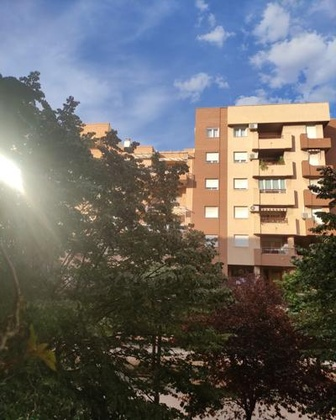
%> input picture HarrisStephenPoints/ownpictures/ownpicturef1.jpg, 336 x 420 px, shrunk from 400 x 500 before the run
$ octave --eval "result = Harris(imread('ownpictures/ownpicturef1.jpg'));"   (GNU Octave 9; MATLAB toolbox functions it lacks are replaced by stand-ins)
%> lines starting %> are read from the running program, lines starting %| are printed output that depends on the picture; in (x1, y1, x2, y2) boxes, pixels count from 0 and x2, y2 are one past the last pixel; in counts of white or black regions, pixels touching at a corner belong together; the program's own positions count from 1
function esquinas = Harris(I)
% HARRIS Computa las esquinas de Harris
%
%   ESQUINAS = HARRIS(I) devuelve un objeto cornerPoints, ESQUINAS,
%   conteniendo información sobre los puntos característicos detectados en
%   una imagen de grises 2-D, I, usando el algoritmo de Harris-Stephens.

I2 = im2single(I); % Por compatibilidad con algoritmo de Matlab.

% Computar los gradientes horizontales y verticales de la imagen
%convolucionar con un filtro de gradientes
%[-1 0 1]
% COMPLETAR AQUI
Fghorizontal=[-1 0 1];
Fgvertical=[-1 0 1]';
Ix = imfilter(I2,Fghorizontal); %gradientes horizontales
Iy = imfilter(I2,Fgvertical);%gradientes verticales
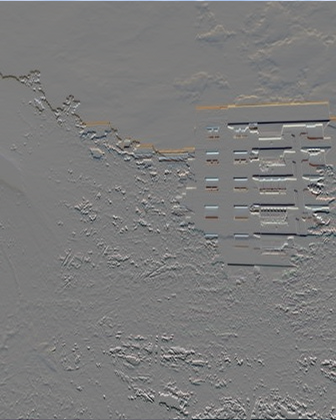
%> Iy: size 420x336x3 single; mean R, G, B -0.000222, -0.00058, -0.0012; drawn with min black and max white
%gradientes horizontales, fronteras verticales
%gradientes verticales, fronteras horizontales
% HASTA AQUI

figure;
subplot(1,2,1); imshow(Ix,[]); colorbar; title('gradientes horizontales');
subplot(1,2,2); imshow(Iy,[]); colorbar; title('gradientes verticales');
truesize
%Hasta aquí está bien porque estas figuras son correctas


%Matriz de los momentos de segundo orden
%Sumatoria de gradientes en IX^2, Sumatoria IxIY, Sumatoria de gradientes
%IxIy, Sumatoria IY^2
%Primero calculas IX^2 IXIY e IY^2 para cada uno de los pixeles y ahora
%multiplicas por una gaussiana.
%A[i,j] es Sumatoria de Ix^2,
%B[i,j] es Sumatoria de IxIy
%C[i,j] es Sumatoria de Iy^2
% Calcular A, B, C (H = [ A C; C B]);
% COMPLETAR AQUI
%A = sum(Ix^2); Así da error así que no puede ser
%B = sum(Iy^2);
%C = sum(Ix*Iy);

%A = sum(Ix.^2,'all'); %Con esto ahora si son numeros pero me sale una imagen
%B = sum(Iy.^2,'all'); %completamente verde
%C = sum(Ix.*Iy,'all');

%A = sum(Ix.^2); %Con esto la imagen solo tiene una fila
%B = sum(Iy.^2);
%C = sum(Ix.*Iy);

A =(Ix.^2); %Esto parece ser lo correcto
B =(Iy.^2);
C =(Ix.*Iy);
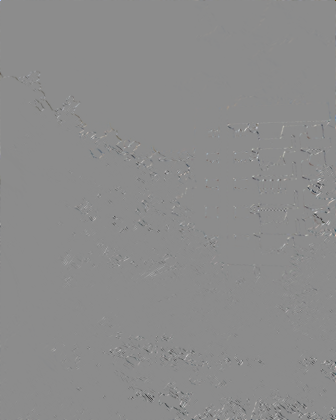
%> C: size 420x336x3 single; mean R, G, B -0.000434, -0.000429, -0.000455; drawn with min black and max white

% HASTA AQUI

% Crear un filtro gausiano 5x5 con desv. 5/3.
filtroGausiano = fspecial('gaussian', 5, 5/3);

% Filtrar A, B, C con dicho filtro
A = imfilter(A, filtroGausiano, 'replicate');
B = imfilter(B, filtroGausiano, 'replicate');
C = imfilter(C, filtroGausiano, 'replicate');

% Calcular la métrica de Harris
% COMPLETAR AQUI
%Traza (A+C) suma diagonal principal
%determinante producto diagonal * antidiagonal
%Se puede calcular para todos los píxeles a la vez
%R para todos los píxeles

detH = (A.*B)-(C.*C);  % determinante de H
trH = A+C; % traza de H
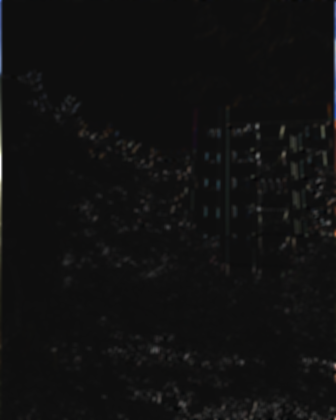
%> trH: size 420x336x3 single; mean R, G, B 0.00768, 0.0076, 0.0075; drawn with min black and max white
k = 0.04; % k
R = detH-(k.*trH.^2); % determinante de H - k * cuadrado de la traza de H;
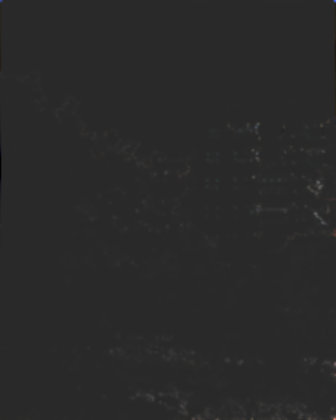
%> R: size 420x336x3 single; mean R, G, B 0.000173, 0.000159, 0.000147; drawn with min black and max white

%Así no es porque hay cuentas que
%no se pueden hacer y no tiene sentido tampoco:
%detH = (A*B)-(C*C);  % determinante de H
%trH = A+C; % traza de H
%k = 0.04; % k
%R = detH-(k*trH^2) % determinante de H - k * cuadrado de la traza de H;
% HASTA AQUI

figure; subplot(1,2,1); imagesc(R); axis image; colormap(jet); colorbar; title('Métrica de Harris');

% Umbralización. Ponemos a 0 los pixels menores que un umbral (1% del
% máximo valor de la métrica)
%El resultado es un mapa de intensidades
%todo lo que esté por debajo de un 1% del máximo no es una esquina
umbral = 0.01 * max(R(:));
%> umbral = 0.000826
% COMPLETAR AQUI
R(R < umbral) = 0;
%Lo debemos poner a 0
% HASTA AQUI

subplot(1,2,2); imagesc(R);  axis image; colormap(jet); colorbar;  title('Métrica de Harris umbralizada');
truesize;
%Esta figura sale mal así que algo es incorrecto
%La esquina estará donde tenga la máxima respuesta en el entorno local
% Supresión de no máximos en regiones con radio 1 (región 3x3)
% Devuelve la lista de posiciones de puntos que son máximos locales
pos = SuprimirNoMaximos(R, 1);%el 1 es el radio

% Seleccionar los valores de la métrica en las posiciones de pos
posMetrica = R(sub2ind(size(I),pos(:,1), pos(:,2)));

%Devolver las esquinas, objeto vector de puntos con la posición del punto y la
%respuesta para este punto.
%posMetrica es R de esos puntos máximos
% Poner la salida como un objeto cornerPoints.
esquinas = cornerPoints([pos(:,2), pos(:,1)], 'Metric', posMetrica);
%todas posiciones x, todas posiciones y y su valor

%figure; subplot(1,2,1); imagesc(posMetrica); axis image; colormap(jet); colorbar; title('Métrica de Harris 2');
%esto es una linea así que no se comprobar cuando estoy eliminando bien los
%no máximos
end


function resultado = maximoLocal(R, y, x, radio)
% MAXIMOLOCAL comprueba si un punto es máximo local
%
%   RESULTADO = MAXIMOLOCAL(METRICA, Y, X, RADIO) devuelve si el punto
%   (Y,X), en la matriz METRICA es un máximo local en un entorno cuadrado
%   de lado 2*RADIO+1 alrededor del punto (Y,X).

entorno = R(y-radio:y+radio,x-radio:x+radio);
%trozo de r centrado en ese punto
[~,p] = max(entorno(:));
%máximo devuelve el máximo y la posición pero si lo aplicas a una matriz da
%el máximo por cada columna y tu no quieres eso, si lo aplicas otra vez
%puedes saber cual es el máximo pero tu lo que quieres es la posición así
%que hay que hacer un proceso largo.
% será máximo local si la posición del máximo del entorno coincide con la posición del punto central

%en lugar de eso coges la matriz como si fuera un vector y calculas el
%máximo y la posición
%El máximo está en el centro si la posición p es =5
resultado = p == sub2ind([2*radio+1,2*radio+1],radio+1,radio+1);
%esto lo que comprueba es que el máximo esté en el centro
%5 es para matrices 3*3 (radio del entorno 1, pero en general es (x=r+1,y=r+1)
%sub2ind calcula el índice como si fuese un vector a partir del tamaño de
%la matriz (2r+1) y la posición (r+1,r+1).

%Devuelve true si es un máximo local y false si no
end

%Se recorre toda la imagen y suponemos un entorno de +-1
%Creas una imagen nueva con lo que puede ser máximos, la vas recorriendo y
%de entre los candidatos a máximos miras si es un máximo local. Si es un
%máximo local conservas ese pixel pero además tienes que eliminar los no
%máximos locales (a 1 pixel de distancia).
function posiciones = SuprimirNoMaximos(R, radio)
%> called with radio = 1
% SUPRIMIRNOMAXIMOS suprime los no máximos
%
% POSICIONES = SUPRIMIRNOMAXIMOS(R, RADIO) devuelve la lista de
% posiciones (Y,X) de los píxeles de la matriz R que son máximos
% en un entorno cuadrado de lado 2*RADIO+1

% Inicialmente los candidatos son los que tienen un valor de métrica
% distinto de cero.
maximos = (R ~= 0);

% Si miras alrededor de los bordes de la imagen resultará en error así que
% consideras que ahí no hay esquinas
% No consideraremos los puntos en los bordes de la imagen por lo que los pondremos a false.
%No se encoge la imagen, se suprimen los valores (0=false).
maximos(1:radio,:) = false;
%> maximos: size 420x336x3 logical; mean R, G, B 0.0577, 0.0555, 0.0536
maximos(end-radio+1:end,:) = false;
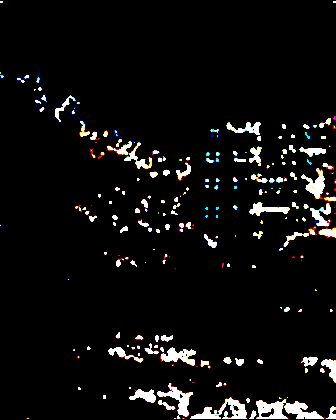
%> maximos: size 420x336x3 logical; mean R, G, B 0.0567, 0.0545, 0.0527
maximos(:,1:radio) = false;
%> maximos: size 420x336x3 logical; under 0.01% of pixels changed, all inside (x1, y1, x2, y2) = (0, 1, 1, 226)
maximos(:,end-radio+1:end) = false;
%> maximos: size 420x336x3 logical; mean R, G, B 0.0567, 0.0545, 0.0525


for y=1:size(R,1)
    for x=1:size(R,2)
        if maximos(y,x) % == true % Considerar sólo los píxeles candidatos
            if maximoLocal(R, y, x, radio)%dice si un determinado punto es máximo o no
                % Poner a false el entorno (menos el pixel considerado, el centro)
                % COMPLETAR AQUI
                %Pones a 0 todo e cuadrito primero y el punto central a 1
                %después
                %R(y,x)=1;%Si lo dejo con solo esto así parece salir bien pero no estoy eliminando los
                         %no máximos locales

                %R(y,x)=true; %esto también parece funcionar
                %R(2,2)=1; % x tiene tamaño 48 e y 88 así que pues no
                          % tiene sentido
                          %tampoco entiendo esos valores porque según yo
                          %entiendo size si R tiene tamaño 500 x 400
                          %y debería ser 500 y x 400 pero no es lo que dice
                          %matlab al lanzar el debug

                %R(y+1,x+1)=0; %tambien parece funcionar esto pero carece de sentido
                %R(y+1,x)=0;
                %R(y,x+1)=0;
                %R(y-1,x-1)=0; %tambien parece funcionar esto pero carece de sentido
                %R(y-1,x)=0;
                %R(y,x-1)=0;
                %R(y-1,x+1)=0; %tambien parece funcionar esto pero carece de sentido
                %R(y-1,x+1)=0;
                %R(y+1,x-1)=0;
                %R(y,x)=1;

                %Parece que ponga lo que ponga aquí no me está afectando al
                %resultado final...

                maximos(y+1:y+radio,x+1:x+radio)=0;
                maximos(y-1:y-radio,x-1:x-radio)=0;
                maximos(y,x)=true; %Esto es correcto pero debo poner a 0 el entorno


            else
                % El pixel no es un máximo local
                maximos(y,x) = false;
            end
        end
    end
end
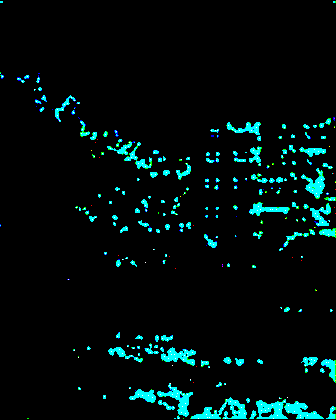
%> maximos: size 420x336x3 logical; mean R, G, B 0.00291, 0.0545, 0.0525

% Encontrar y devolver las posiciones a true
%devuelves el vector de puntos que has encontrado
[posicionesy, posicionesx] = find(maximos);
%> posicionesy = 15503 values from 2 to 419; posicionesx = 15503 values from 3 to 1007
posiciones = [posicionesy, posicionesx] ;

end

%Comparar la utilización de esta función con detect Harris features en el
%script de los panoramas
%Voluntario, alinear las imágenes rusas con la técnica de homografía de panoramas
%> in Harris, `esquinas = cornerPoints([pos(:,2), pos(:,1)], 'Metric', posMetrica);`: esquinas = 15503 points; strongest (x, y): (3, 77), (19, 79), (23, 82), (28, 77), (35, 90)
%> `result = Harris(imread('ownpictures/ownpicturef1.jpg'));`:
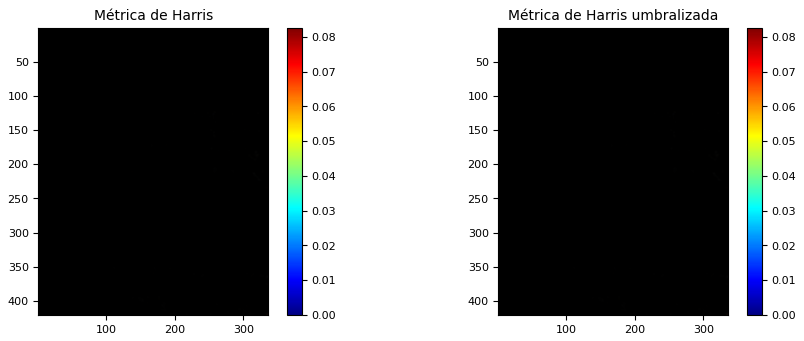
%> figure redrawn from the program's plot data, 2 panels
%> `result = Harris(imread('ownpictures/ownpicturef1.jpg'));`: result has the same summary as esquinas in Harris

$ run again, on HarrisStephenPoints/ownpictures/ownpicturef2.jpg
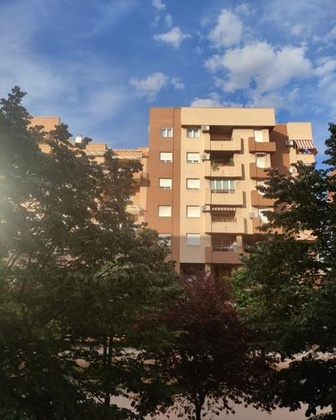
%> input picture HarrisStephenPoints/ownpictures/ownpicturef2.jpg, 336 x 420 px, shrunk from 400 x 500 before the run
%> umbral = 0.00067
%> after the loop in SuprimirNoMaximos, `for y=1:size(R,1)`:
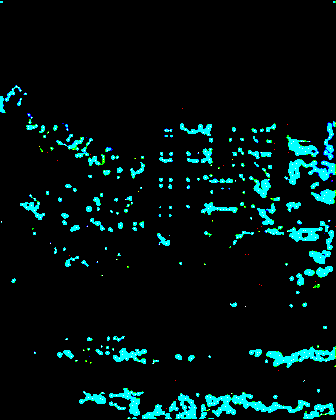
%> maximos: size 420x336x3 logical; mean R, G, B 0.00373, 0.0741, 0.0713
%> posicionesy = 21054 values from 2 to 419; posicionesx = 21054 values from 2 to 1007
%> esquinas = 21054 points; strongest (x, y): (2, 222), (7, 100), (10, 95), (13, 90), (14, 94)
%> `result = Harris(imread('ownpictures/ownpicturef1.jpg'));`:
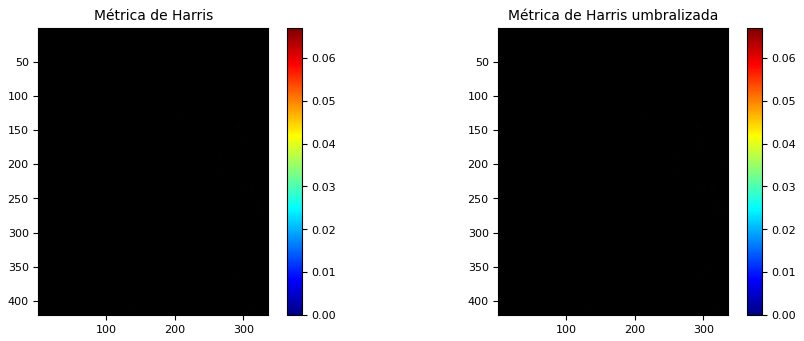
%> figure redrawn from the program's plot data, 2 panels
%> result has the same summary as esquinas in Harris

$ run again, on HarrisStephenPoints/ownpictures/ownpicturef3.jpg
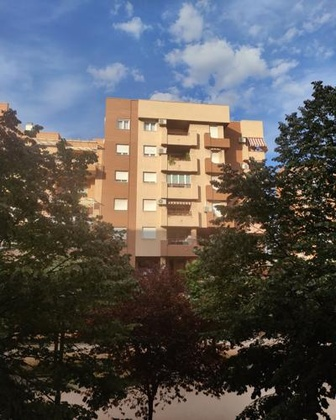
%> input picture HarrisStephenPoints/ownpictures/ownpicturef3.jpg, 336 x 420 px, shrunk from 400 x 500 before the run
%> umbral = 0.000724
%> after the loop in SuprimirNoMaximos, `for y=1:size(R,1)`:
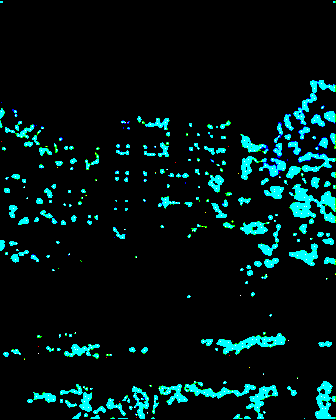
%> maximos: size 420x336x3 logical; mean R, G, B 0.00387, 0.0871, 0.0845
%> posicionesy = 24752 values from 2 to 419; posicionesx = 24752 values from 2 to 1007
%> esquinas = 24752 points; strongest (x, y): (2, 112), (2, 142), (5, 149), (6, 354), (7, 130)
%> `result = Harris(imread('ownpictures/ownpicturef1.jpg'));`:
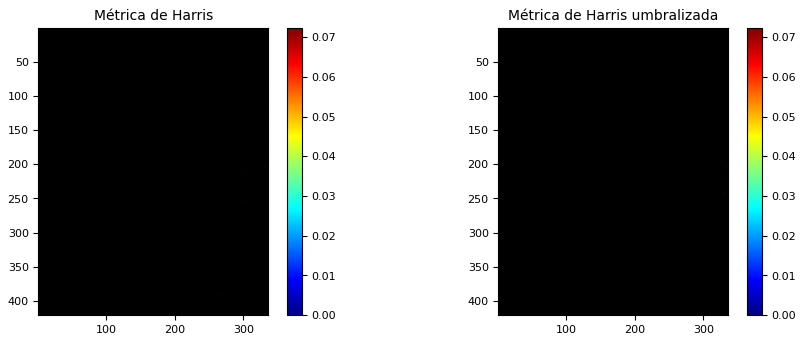
%> figure redrawn from the program's plot data, 2 panels
%> result has the same summary as esquinas in Harris

$ run again, on HarrisStephenPoints/ownpictures/ownpicturef4.jpg
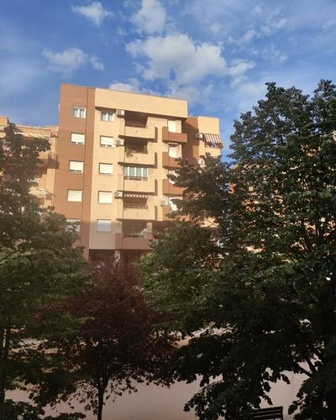
%> input picture HarrisStephenPoints/ownpictures/ownpicturef4.jpg, 336 x 420 px, shrunk from 400 x 500 before the run
%> umbral = 0.000705
%> posicionesy = 27826 values from 2 to 419; posicionesx = 27826 values from 2 to 1007
%> esquinas = 27826 points; strongest (x, y): (2, 247), (4, 346), (5, 129), (5, 135), (5, 234)
%> `result = Harris(imread('ownpictures/ownpicturef1.jpg'));`:
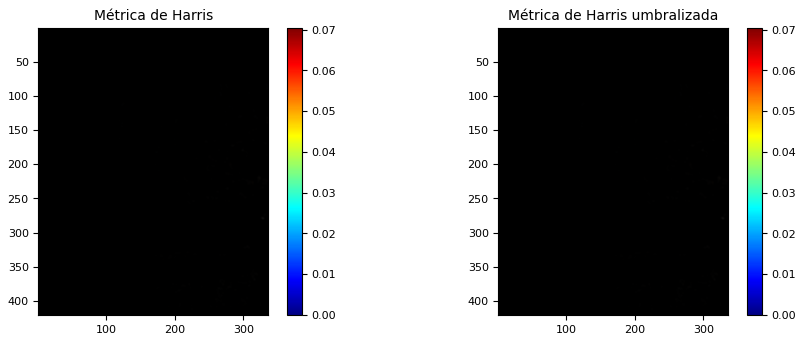
%> figure redrawn from the program's plot data, 2 panels
%> result has the same summary as esquinas in Harris
